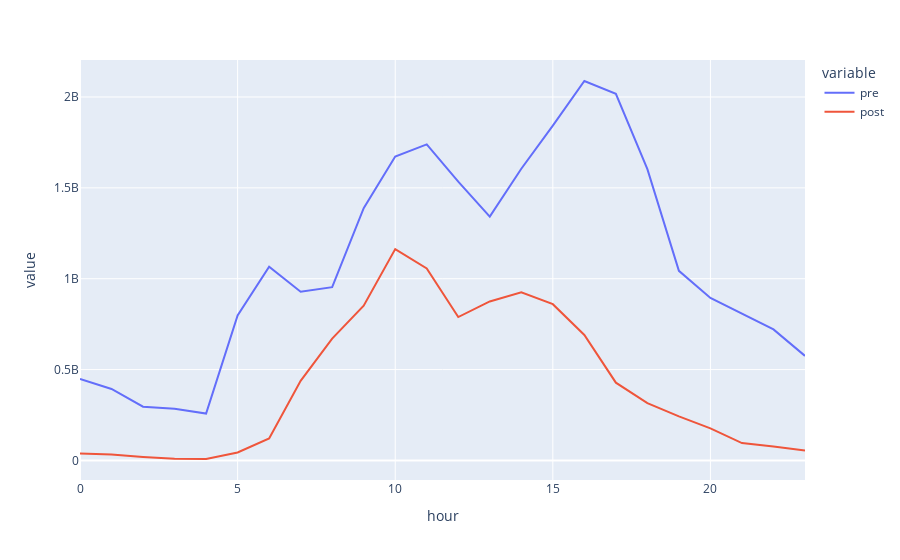

This figure's notebook cell:
### Code cell
px.line(joined, "hour", ["pre", "post"])

### Figure 1 — Plotly figure (JSON) as saved in the notebook; plotly's stock layout.template omitted (floating-point values rounded to 4 significant figures)
{"data": [{"hovertemplate": "variable=pre<br>hour=%{x}<br>value=%{y}<extra></extra>", "legendgroup": "pre", "line": {"color": "#636efa", "dash": "solid"}, "marker": {"symbol": "circle"}, "mode": "lines", "name": "pre", "orientation": "v", "showlegend": true, "type": "scatter", "x": [0, 1, 2, 3, 4, 5, 6, 7, 8, 9, 10, 11, 12, 13, 14, 15, 16, 17, 18, 19, 20, 21, 22, 23], "xaxis": "x", "y": [449126806, 393205741, 295675473, 284460248, 257955703, 797328197, 1066437041, 927934354, 953427614, 1388089830, 1672357089, 1739561606, 1534158035, 1341804436, 1605019522, 1842170674, 2088075368, 2017570571, 1603121568, 1043257135, 894226879, 809331939, 720936906, 575486817], "yaxis": "y"}, {"hovertemplate": "variable=post<br>hour=%{x}<br>value=%{y}<extra></extra>", "legendgroup": "post", "line": {"color": "#EF553B", "dash": "solid"}, "marker": {"symbol": "circle"}, "mode": "lines", "name": "post", "orientation": "v", "showlegend": true, "type": "scatter", "x": [0, 1, 2, 3, 4, 5, 6, 7, 8, 9, 10, 11, 12, 13, 14, 15, 16, 17, 18, 19, 20, 21, 22, 23], "xaxis": "x", "y": [37794852, 32950446, 19054590, 8853279, 7937485, 44018254, 120772829, 438258047, 670501358, 851653407, 1162869391, 1057022629, 788927250, 874812884, 925796382, 859967151, 690353809, 428105640, 315384140, 242635467, 176235314, 95651822, 76851489, 54152788], "yaxis": "y"}], "layout": {"legend": {"title": {"text": "variable"}, "tracegroupgap": 0}, "margin": {"t": 60}, "xaxis": {"anchor": "y", "domain": [0, 1], "title": {"text": "hour"}}, "yaxis": {"anchor": "x", "domain": [0, 1], "title": {"text": "value"}}}}
